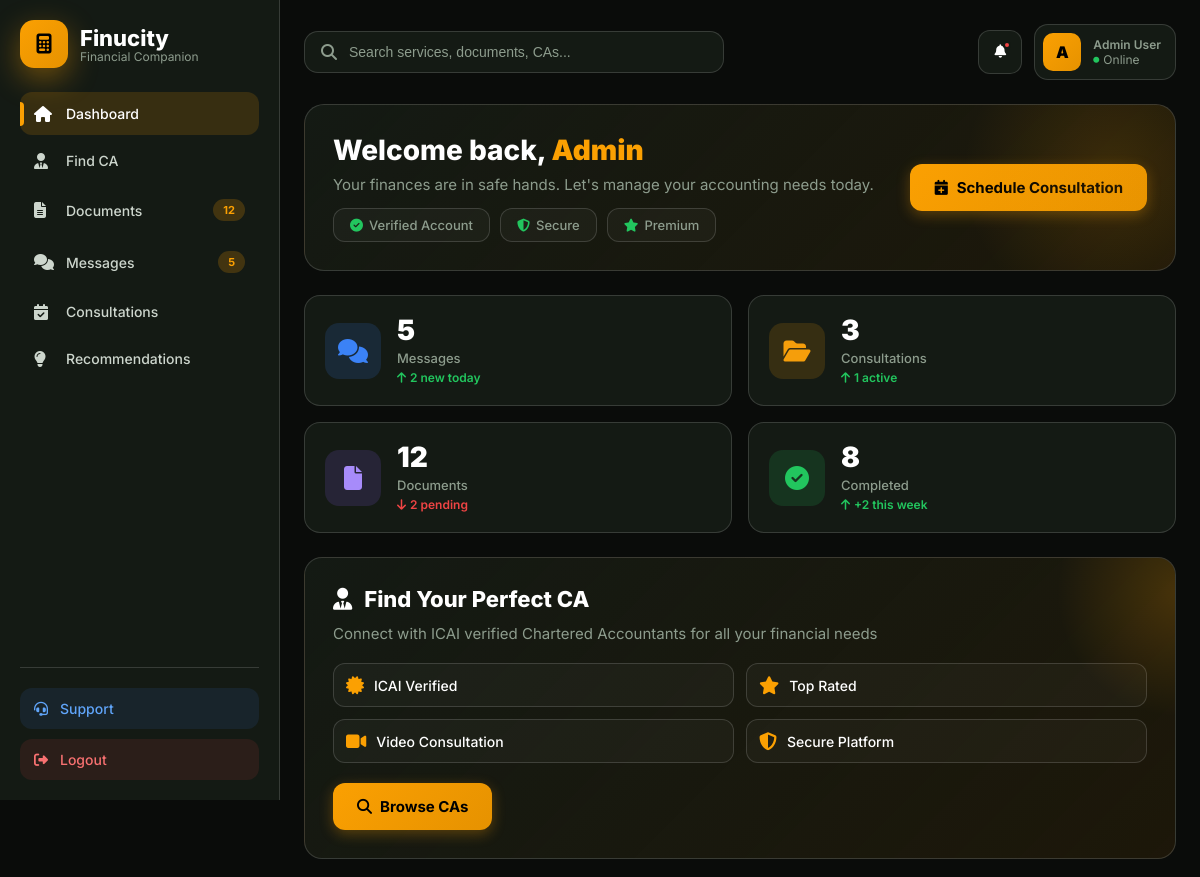
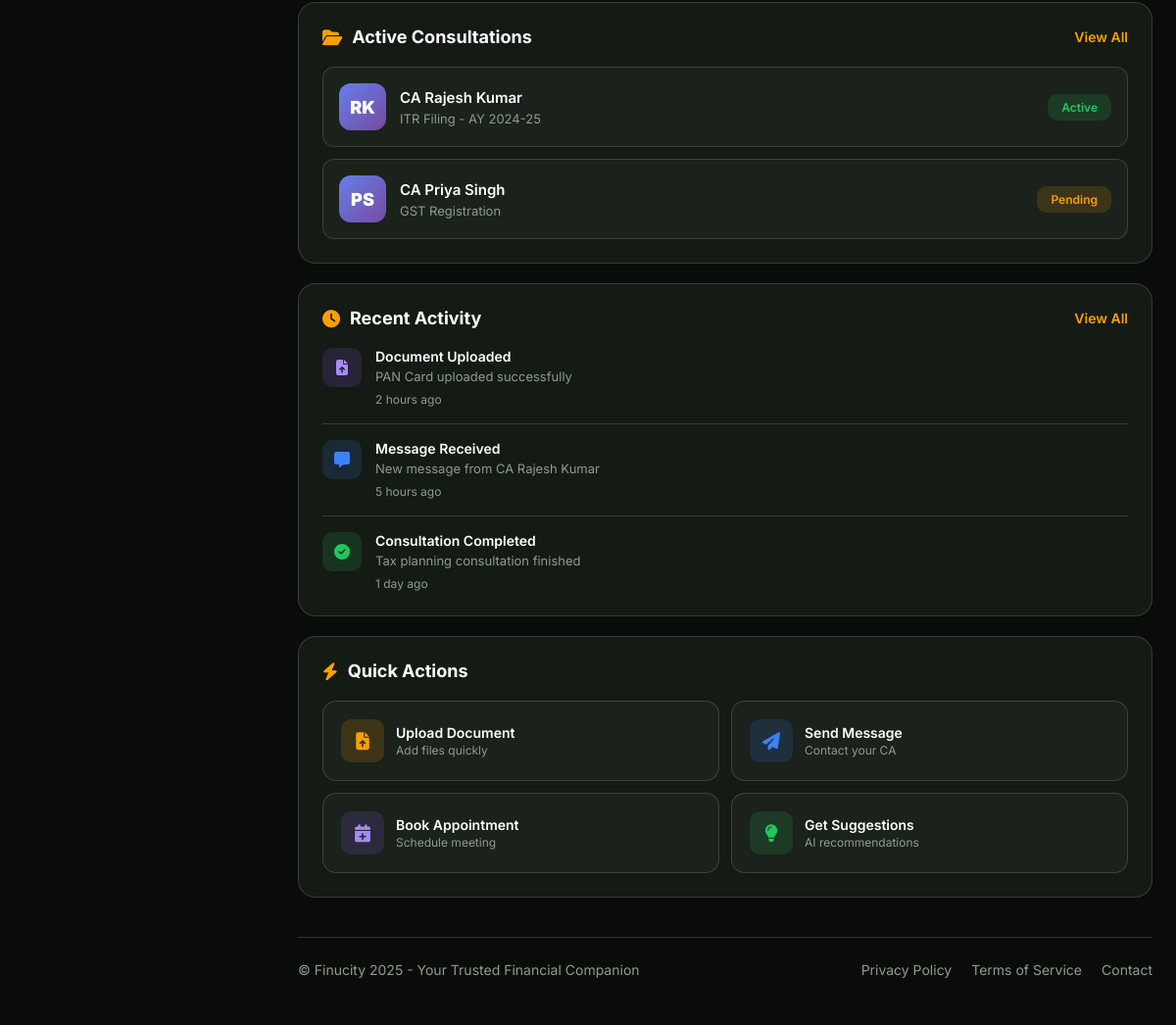
The app's page /user/dashboard (signed in) with its own data (2 pictures, top to bottom).
### finucity/models.py (models this page shows, shortened)
class User(UserMixin, db.Model):
    __tablename__ = 'users'
    id = db.Column(db.Integer, primary_key=True)
    username = db.Column(db.String(80), unique=True, nullable=False, index=True)
    email = db.Column(db.String(120), unique=True, nullable=False, index=True)
    password_hash = db.Column(db.String(200), nullable=False)
    first_name = db.Column(db.String(50), nullable=False)
    last_name = db.Column(db.String(50), nullable=False)
    phone = db.Column(db.String(15))
    profession = db.Column(db.String(100))
    city = db.Column(db.String(50))
    state = db.Column(db.String(50))
    is_active = db.Column(db.Boolean, default=True)
    is_admin = db.Column(db.Boolean, default=False)
    email_verified = db.Column(db.Boolean, default=False)
    created_at = db.Column(db.DateTime, default=datetime.utcnow)
    last_login = db.Column(db.DateTime)
    last_seen = db.Column(db.DateTime, default=datetime.utcnow)
    chat_queries = db.relationship('ChatQuery', backref='user', lazy='dynamic', cascade='all, delete-orphan')
    conversations = db.relationship('Conversation', backref='user', lazy='dynamic', cascade='all, delete-orphan')
    feedback_entries = db.relationship(
        'UserFeedback',
        foreign_keys='UserFeedback.user_id',
        backref='user',
        lazy='dynamic',
        cascade='all, delete-orphan'
    )
    admin_responses = db.relationship(
        'UserFeedback',
        foreign_keys='UserFeedback.admin_user_id',
        backref='admin',
        lazy='dynamic'
    )

### finucity/routes.py (the view)
@main_bp. route('/user/dashboard', endpoint='user_dashboard')
@login_required
def user_dashboard():
    user_role = getattr(current_user, 'role', 'user')
    if user_role in ['ca', 'admin']:
        return redirect(url_for('main.ca_dashboard'))
    return render_template('user/dashboard.html', user=current_user)

### app.py (called while the page is built)
@login_manager.user_loader
def load_user(user_id):
    return User.query.get(int(user_id))

@app.context_processor
def utility_processor():
    return dict(hasattr=hasattr, getattr=getattr, isinstance=isinstance, len=len, str=str, int=int, float=float, bool=bool)

### finucity/routes.py (called while the page is built)
def check_ca_access():
    if not current_user. is_authenticated:
        return False
    user_role = getattr(current_user, 'role', 'user')
    return user_role in ['ca', 'admin']

def check_admin_access():
    if not current_user. is_authenticated:
        return False
    user_role = getattr(current_user, 'role', 'user')
    return user_role == 'admin'

@main_bp. context_processor
def inject_current_year():
    return {
        'current_year': datetime.now().year,
        'current_date': datetime. now().strftime('%B %d, %Y')
    }

@main_bp.context_processor
def inject_supabase_env():
    return {
        'SUPABASE_URL': os.getenv('SUPABASE_URL', ''),
        'SUPABASE_ANON_KEY':  os.getenv('SUPABASE_ANON_KEY', '')
    }

### finucity/templates/user/dashboard.html (shortened to what this page needs)
<!DOCTYPE html>
<html lang="en">
<head>
<link rel="stylesheet" href="https://cdnjs.cloudflare.com/ajax/libs/font-awesome/6.4.0/css/all.min.css">
</head>
<body>
<aside class="sidebar" id="sidebar">
<div class="sidebar-header">
<a href="{{ url_for('main.home') }}" class="sidebar-logo">
<div class="sidebar-logo-icon"><i class="fas fa-calculator"></i></div>
<div class="sidebar-logo-text">
<h1>Finucity</h1>
<span>Financial Companion</span>
</div>
</a>
</div>
<nav class="sidebar-nav">
<a href="{{ url_for('main.user_dashboard') }}" class="nav-item active">
<i class="fas fa-home"></i> Dashboard
</a>
<a href="{{ url_for('main.find_ca') }}" class="nav-item">
<i class="fas fa-user-tie"></i> Find CA
</a>
<a href="{{ url_for('main.user_documents') }}" class="nav-item">
<i class="fas fa-file-alt"></i> Documents
<span class="nav-badge">12</span>
</a>
<a href="{{ url_for('main.user_messages') }}" class="nav-item">
<i class="fas fa-comments"></i> Messages
<span class="nav-badge">5</span>
</a>
<a href="{{ url_for('main.user_consultations') }}" class="nav-item">
<i class="fas fa-calendar-check"></i> Consultations
</a>
<a href="{{ url_for('main.user_recommendations') }}" class="nav-item">
<i class="fas fa-lightbulb"></i> Recommendations
</a>
</nav>
<div class="sidebar-footer">
<a href="{{ url_for('main.help_center') }}" class="sidebar-help">
<i class="fas fa-headset"></i> Support
</a>
<a href="{{ url_for('auth.logout') }}" class="logout-btn">
<i class="fas fa-sign-out-alt"></i> Logout
</a>
</div>
</aside>
<main class="main-content">
<header class="header">
<div class="header-search">
<i class="fas fa-search"></i>
<input placeholder="Search services, documents, CAs..." type="text">
</div>
<div class="header-right">
<button class="notification-btn" onclick="toggleNotifications()">
<i class="fas fa-bell"></i>
<span class="notification-dot"></span>
</button>
<a href="{{ url_for('main.user_settings') }}" class="header-profile">
<div class="profile-avatar">{{ user.first_name[0] | upper if user.first_name else 'U' }}</div>
<div class="profile-info">
<span class="profile-name">{{ user.first_name or 'User' }} {{ user.last_name or '' }}</span>
<span><i class="fas fa-circle" style="font-size: 6px; color: var(--success);"></i> Online</span>
</div>
</a>
</div>
</header>
<section class="welcome-section">
<div class="welcome-text">
<h1>Welcome back, <span class="highlight">{{ user.first_name or 'User' }}</span></h1>
<p>Your finances are in safe hands. Let's manage your accounting needs today.</p>
<div class="welcome-chips">
<span class="chip"><i class="fas fa-check-circle"></i> Verified Account</span>
<span class="chip"><i class="fas fa-shield-alt"></i> Secure</span>
<span class="chip"><i class="fas fa-star"></i> Premium</span>
</div>
</div>
<div class="welcome-action">
<a href="{{ url_for('main.find_ca') }}" class="btn-primary">
<i class="fas fa-calendar-plus"></i> Schedule Consultation
</a>
</div>
</section>
<section class="quick-stats">
<a href="{{ url_for('main.user_messages') }}" class="stat-card">
<div class="stat-icon">
<i class="fas fa-comments"></i>
</div>
<div class="stat-content">
<span class="stat-value">5</span>
<p>Messages</p>
<span class="stat-change"><i class="fas fa-arrow-up"></i> 2 new today</span>
</div>
</a>
<a href="{{ url_for('main.user_consultations') }}" class="stat-card">
<div class="stat-icon">
<i class="fas fa-folder-open"></i>
</div>
<div class="stat-content">
<span class="stat-value">3</span>
<p>Consultations</p>
<span class="stat-change"><i class="fas fa-arrow-up"></i> 1 active</span>
</div>
</a>
<a href="{{ url_for('main.user_documents') }}" class="stat-card">
<div class="stat-icon">
<i class="fas fa-file"></i>
</div>
<div class="stat-content">
<span class="stat-value">12</span>
<p>Documents</p>
<span class="stat-change negative"><i class="fas fa-arrow-down"></i> 2 pending</span>
</div>
</a>
<a href="{{ url_for('main.user_consultations') }}" class="stat-card">
<div class="stat-icon">
<i class="fas fa-check-circle"></i>
</div>
<div class="stat-content">
<span class="stat-value">8</span>
<p>Completed</p>
<span class="stat-change"><i class="fas fa-arrow-up"></i> +2 this week</span>
</div>
</a>
</section>
<div class="dashboard-grid">
<section class="find-ca-card">
<div class="find-ca-content">
<h3><i class="fas fa-user-tie"></i> Find Your Perfect CA</h3>
<p>Connect with ICAI verified Chartered Accountants for all your financial needs</p>
<div class="ca-features">
<div class="feature-item">
<i class="fas fa-certificate"></i>
<span>ICAI Verified</span>
</div>
<div class="feature-item">
<i class="fas fa-star"></i>
<span>Top Rated</span>
</div>
<div class="feature-item">
<i class="fas fa-video"></i>
<span>Video Consultation</span>
</div>
<div class="feature-item">
<i class="fas fa-shield-alt"></i>
<span>Secure Platform</span>
</div>
</div>
<a href="{{ url_for('main.find_ca') }}" class="btn-primary">
<i class="fas fa-search"></i> Browse CAs
</a>
</div>
</section>
<section class="section-card">
<div class="section-header">
<h3><i class="fas fa-folder-open"></i> Active Consultations</h3>
<a href="{{ url_for('main.user_consultations') }}" class="view-all-link">View All</a>
</div>
<div class="consultation-list">
<a href="{{ url_for('main.user_consultations') }}" class="consultation-item">
<div class="consultation-info">
<div class="consultation-avatar">RK</div>
<div class="consultation-details">
<h4>CA Rajesh Kumar</h4>
<p>ITR Filing - AY 2024-25</p>
</div>
</div>
<span class="consultation-status active">Active</span>
</a>
<a href="{{ url_for('main.user_consultations') }}" class="consultation-item">
<div class="consultation-info">
<div class="consultation-avatar">PS</div>
<div class="consultation-details">
<h4>CA Priya Singh</h4>
<p>GST Registration</p>
</div>
</div>
<span class="consultation-status pending">Pending</span>
</a>
</div>
</section>
</div>
<div class="dashboard-grid">
<section class="section-card">
<div class="section-header">
<h3><i class="fas fa-clock"></i> Recent Activity</h3>
<a href="{{ url_for('main.user_documents') }}" class="view-all-link">View All</a>
</div>
<div class="activity-list">
<div class="activity-item">
<div class="activity-icon upload">
<i class="fas fa-file-upload"></i>
</div>
<div class="activity-content">
<h5>Document Uploaded</h5>
<p>PAN Card uploaded successfully</p>
<span class="activity-time">2 hours ago</span>
</div>
</div>
<div class="activity-item">
<div class="activity-icon message">
<i class="fas fa-message"></i>
</div>
<div class="activity-content">
<h5>Message Received</h5>
<p>New message from CA Rajesh Kumar</p>
<span class="activity-time">5 hours ago</span>
</div>
</div>
<div class="activity-item">
<div class="activity-icon complete">
<i class="fas fa-check-circle"></i>
</div>
<div class="activity-content">
<h5>Consultation Completed</h5>
<p>Tax planning consultation finished</p>
<span class="activity-time">1 day ago</span>
</div>
</div>
</div>
</section>
<section class="section-card">
<div class="section-header">
<h3><i class="fas fa-bolt"></i> Quick Actions</h3>
</div>
<div class="quick-actions">
<a href="{{ url_for('main.user_documents') }}" class="action-card">
<div class="action-icon">
<i class="fas fa-file-upload"></i>
</div>
<div class="action-content">
<h5>Upload Document</h5>
<p>Add files quickly</p>
</div>
</a>
<a href="{{ url_for('main.user_messages') }}" class="action-card">
<div class="action-icon">
<i class="fas fa-paper-plane"></i>
</div>
<div class="action-content">
<h5>Send Message</h5>
<p>Contact your CA</p>
</div>
</a>
<a href="{{ url_for('main.find_ca') }}" class="action-card">
<div class="action-icon">
<i class="fas fa-calendar-plus"></i>
</div>
<div class="action-content">
<h5>Book Appointment</h5>
<p>Schedule meeting</p>
</div>
</a>
<a href="{{ url_for('main.user_recommendations') }}" class="action-card">
<div class="action-icon">
<i class="fas fa-lightbulb"></i>
</div>
<div class="action-content">
<h5>Get Suggestions</h5>
<p>AI recommendations</p>
</div>
</a>
</div>
</section>
</div>
<footer>
<div>© Finucity {{ current_year }} - Your Trusted Financial Companion</div>
<div class="footer-links">
<a href="{{ url_for('main.privacy_policy') }}">Privacy Policy</a>
<a href="{{ url_for('main.terms_of_service') }}">Terms of Service</a>
<a href="{{ url_for('main.contact') }}">Contact</a>
</div>
</footer>
</main>
</body>
</html>

### records on screen
User: first_name "A", first_name "Admin", last_name "User"
